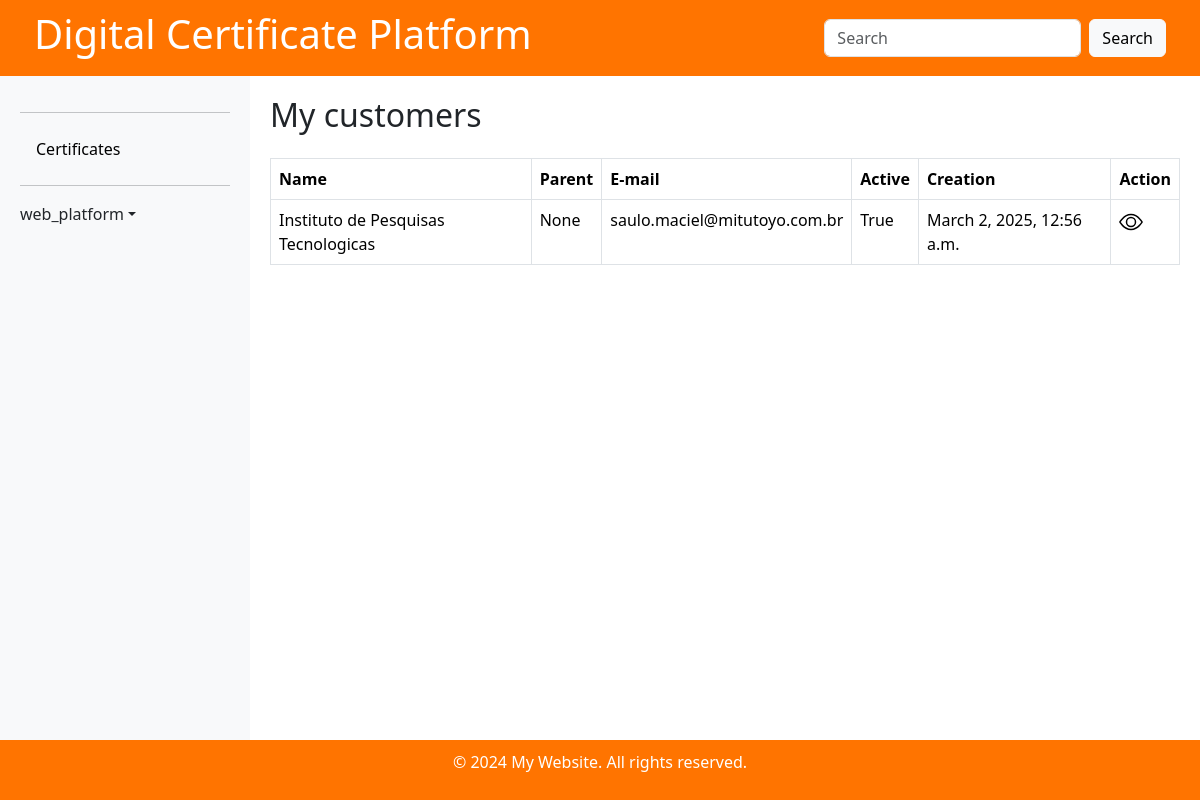
Screenshot of /customer (signed in) with the database file from the repository.
### certificate/models.py (models this page shows, shortened)
class Customer(models.Model):
    name            = models.CharField(verbose_name='Name', max_length=150)
    customer_id     = models.CharField(verbose_name='Customer ID', max_length=150)
    description     = models.CharField(verbose_name='Description', max_length=200)
    parent          = models.ForeignKey(to='Customer', null=True, blank=True, on_delete=models.PROTECT)
    contact         = models.CharField(verbose_name='Contact', blank=True, max_length=200)
    telephone       = models.CharField(verbose_name='Telephone', blank=True, max_length=50)
    email           = models.CharField(verbose_name='Email', max_length=200)
    country         = models.ForeignKey(Country, on_delete=models.PROTECT)
    state           = models.CharField(verbose_name='State', blank=True, max_length=50)
    city            = models.CharField(verbose_name='Postal code', blank=True, max_length=50)
    postal_code     = models.CharField(verbose_name='Address 1', blank=True, max_length=20)
    address_2       = models.CharField(verbose_name='Address 2', blank=True, max_length=200)
    address_3       = models.CharField(verbose_name='Address 3', blank=True, max_length=200)
    address_4       = models.CharField(verbose_name='Address 4', blank=True, max_length=200)
    active          = models.BooleanField(verbose_name='Active', default=False)
    creation        = models.DateTimeField(verbose_name='Creation Date', default=timezone.now)

### certificate/views.py (the view)
# urls.py: path('customer', views.customer_list_view, name='customer'),
@login_required
@has_role_decorator('internal_resource')
def customer_list_view(request):
    template = 'certificate/customer-list.html'
    customer = Customer.objects.all()
    context = {'customer': customer}
    return render(request, template, context)

### certificate/context_processors.py (called while the page is built)
def user_roles(request):
    if request.user.is_authenticated:
        roles = [role.role_name for role in get_user_roles(request.user)]
    else:
        roles = []
    return {'user_roles': roles}

### certificate/templatetags/custom_filters.py (called while the page is built)
@register.filter
def user_has_role(user, role_name):
    return has_role(user, role_name)

### certificate/templates/certificate/customer-list.html (shortened to what this page needs)
{% extends 'base.html' %}{% load custom_filters %}
{% block content %}
<div class="d-flex justify-content-between align-items-center mb-3">
  <h2>My customers</h2>
</div>
<table class="table table-bordered">
  <thead>
    <tr>
      <th>Name</th>
      <th>Parent</th>
      <th>E-mail</th>
      <th>Active</th>
      <th>Creation</th>
      <th>Action</th>
    </tr>
  </thead>
  <tbody>
    {% for c in customer %}
    <tr>
      <td>{{ c.description }}</td>
      <td>{{ c.parent }}</td>
      <td>{{ c.email }}</td>
      <td>{{ c.active }}</td>
      <td>{{ c.creation }}</td>
      <td>
        <a href="{% url 'customer-detail' c.pk %}"><svg class="bi me-2" width="24" height="24"><use xlink:href="#view-icon"/></svg></a>
      </td>
    </tr>
    {% endfor %}
  </tbody>
</table>
{% endblock content %}

### templates/base.html (shortened to what this page needs)
{% load static %} {% load i18n %} {% load custom_filters %}
<!DOCTYPE html>
<html lang="en">
<head>
  <link rel="stylesheet" href="{% static '/style.css' %}">
  <link href="https://cdn.jsdelivr.net/npm/bootstrap@5.3.3/dist/css/bootstrap.min.css" rel="stylesheet">
</head>
<body>
  <header>
    <div class="d-flex justify-content-between align-items-center px-4">
      <h1>Digital Certificate Platform
      </h1>
      {% if user.is_authenticated %}
      <form class="d-flex search-bar">
        <input class="form-control me-2" type="search" placeholder="Search" aria-label="Search">
        <button class="btn btn-light" type="submit">Search</button>
      </form>
      {% endif %}
    </div>
  </header>
  <div class="main-content">
    <div id="sidebar">
      <hr>
      {% if user.is_authenticated %}
      <ul class="nav nav-pills flex-column mb-auto">
        <li class="nav-item">
          <a href="{% url 'certificate' %}" class="nav-link {% if 'certificate' == request.resolver_match.url_name %}active{% endif %}">
            Certificates
          </a>
        </li>
      {% endif %}
      <hr>
      <div class="dropdown">
        {% if user.is_authenticated %}
        <a href="{% url 'home' %}" class="d-flex align-items-center link-dark text-decoration-none dropdown-toggle" id="dropdownUser2" data-bs-toggle="dropdown" aria-expanded="false">
          {{ user.username }}
        </a>
        {% endif %}
      </div>
    </div>
    <div id="content">
        {% block content %}{% endblock %}
    </div>
  </div>
  <footer>
    <p>&copy; 2024 My Website. All rights reserved.</p>
  </footer>
</body>
</html>

### static/style.css (style rules this page uses)
body { display: flex; flex-direction: column; height: 100vh; margin: 0; }
header { background-color: #ff7400; color: white; padding: 10px; }
footer { background-color: #ff7400; color: white; padding: 10px; text-align: center; }
.main-content { display: flex; flex: 1; overflow: hidden; }
#sidebar { min-width: 250px; max-width: 250px; background-color: #f8f9fa; padding: 20px; overflow-y: auto; }
#content { flex-grow: 1; padding: 20px; overflow-y: auto; }
#sidebar .nav-link { color: #000; transition: background-color 0.3s ease, color 0.3s ease; }

### rows the page displays
Customer: description "Instituto de Pesquisas Tecnologicas", parent "None", email "saulo.maciel@mitutoyo.com.br", active "True", creation "March 2, 2025, 12:56 a.m."

### other values shown
{{ user.username }} "web_platform"
